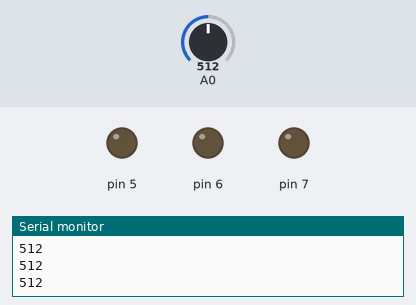
The sketch below on a simulated Arduino Uno, built with avr-gcc and run on an emulated ATmega328P. Parts: output pins drawn as LEDs (lit = HIGH), the last lines printed to the serial monitor. The inputs (shaded band) are chosen by the test bench; at power-on: A0 = 512.

Above: at 1.2 s.
1.3 s: A0 set to 793
2.8 s: A0 set to 808
At 3.5 s:
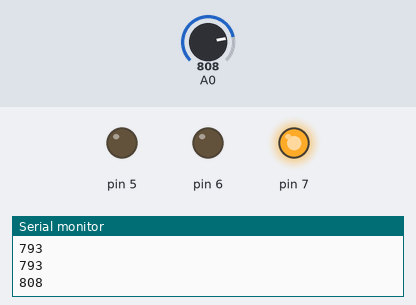
Timing chart, 0 to 5.8 s (numbered marks = the images above; inputs shaded):
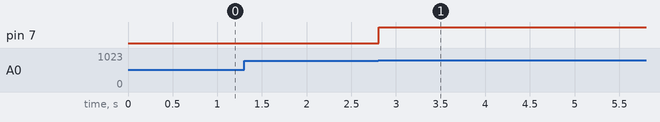

Measured:
- the behaviour switches between 800 and 801 on A0 (found by bisection; images 0 and 1)
- after the input at 2.8 s, pin 7: LOW → HIGH at once

The sketch:

RGB_LED_YAKIMI_DENEY_.ino
```cpp
void setup() {
  pinMode (5,OUTPUT);
  pinMode (6,OUTPUT);
  pinMode (7,OUTPUT);
  pinMode (A0,INPUT);
  Serial.begin(9600);

}

void loop() {

  int light = analogRead(A0);
  Serial.println(light);


  if(light>800)
  {
    digitalWrite(10,HIGH);
   digitalWrite(6,LOW);//yeşil
  digitalWrite(7,HIGH);//kırmızı
  digitalWrite(5,LOW);//mavi
  delay(5000);
  }


}
```
